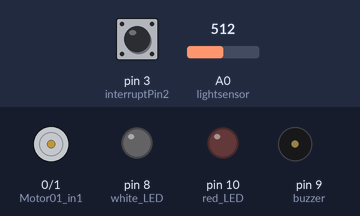
A sketch run on a simulated Arduino Uno, built with avr-gcc and run on an emulated ATmega328P. Shown: motor-driver pin pairs drawn as motors (green arrow = first pin HIGH = forward, orange = second pin HIGH = backward, longer = more drive, scaled by the enable pin), output pins drawn as LEDs (lit = HIGH), buzzer (waves = sounding, pin HIGH). The test bench sets the inputs (shaded band); at power-on: pin 3 (interruptPin2) LOW, A0 (lightsensor) = 512.

Above: at 1.2 s.
1.3 s: pin 3 (interruptPin2) pulled HIGH for 0.15 s
At 2.7 s:
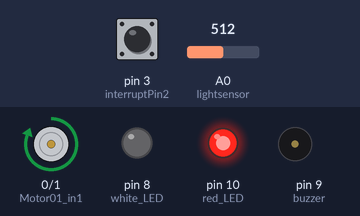
4.4 s: A0 (lightsensor) set to 219
At 5.8 s:
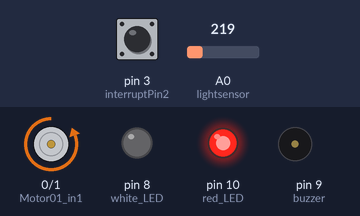
6.6 s: A0 (lightsensor) set to 190
At 8.4 s:
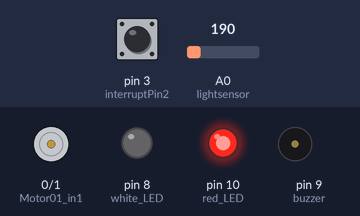
Timing chart, 0 to 10.1 s (numbered marks = the images above; inputs shaded):
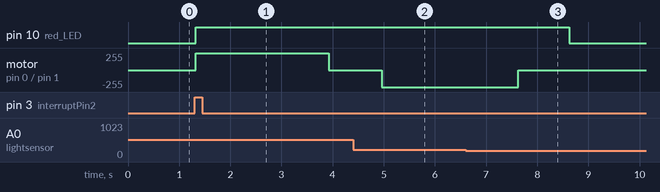

The sketch:

denkidensya_integration.ino
```cpp
//denkidensyaの統合版プログラム(実際の動作用)

//モータドライブ回路
int Motor01_in1 = 0;
int Motor01_in2 = 1;
int PWM = 6;

// センサ回路
int lightsensor = A0;

// スイッチ,status回路
int SW_input = 3;
int white_LED = 8;
int buzzer = 9;
int red_LED = 10;

//PIN_3を外部割り込みのピンに設定する
volatile const byte interruptPin2 = SW_input;

// スイッチstatus回路の変数
volatile int go_check = 0;
volatile int before_SW = 0, after_SW = 0;

//変数
volatile int change = 0;

void setup() {
  // モータドライブ部
  pinMode(Motor01_in1, OUTPUT);
  pinMode(Motor01_in2, OUTPUT);
  digitalWrite(Motor01_in2, LOW);

  // センサ部
  pinMode(lightsensor, INPUT);

  // スイッチ,status部
  pinMode(white_LED, OUTPUT);
  pinMode(buzzer, OUTPUT);
  pinMode(red_LED, OUTPUT);

  digitalWrite(white_LED, LOW);
  digitalWrite(red_LED, LOW);
  digitalWrite(buzzer, LOW);

  //外部割り込みのピンにプルアップ抵抗をつける
  pinMode(interruptPin2, INPUT);

  //外部割り込みを許可する
  attachInterrupt(digitalPinToInterrupt(interruptPin2), interrupt_SW, RISING);

  //チャタリング防止する
  PCIFR = _BV(PCIF1);

  // sensor debug
  //Serial.begin(9600);
}
  int i=0;
void loop() {
  // 変数定義

  float x = 0, voltage = 0;

  // センサ入力
  x = analogRead(lightsensor);
  voltage = x * (5.0 / 1024.0);

  // スイッチ
  go_check = 1;

  // スイッチON時
  if (after_SW == 1) {
    detachInterrupt(digitalPinToInterrupt(interruptPin2));

    // 白LEDを消灯
    digitalWrite(white_LED, LOW);
    // スイッチ入力ができないように、赤LEDをONにする
    digitalWrite(red_LED, HIGH);

    // 処理(スイッチON時の)
    if (change == 0) {
      // モータ正転
      digitalWrite(Motor01_in1, HIGH);
      analogWrite(PWM, 255);  //PWM設定値:0～255　255=5V
      delay(100);
      //analogWrite(PWM, 100);  //PWM設定値:0～255　255=5V
      delay(2500);
      // モータ正転を停止
      digitalWrite(Motor01_in1, LOW);
      analogWrite(PWM, 0);
      delay(1000);
      change = 1;
    } else if (change == 1) {
      // モータ反転
      digitalWrite(Motor01_in2, HIGH);
      analogWrite(PWM, 255);  //128=2.5V
                              // delay(2500);
      delay(500);

      //debug
      // Serial.print(voltage);
      //Serial.println("V");

      // フォトカプラの光を遮蔽したとき
      if (voltage < 1.0) {
        // モータ反転を停止
        digitalWrite(Motor01_in2, LOW);
        analogWrite(PWM, 0);
        delay(1000);
        change = 0;

        // 終了して、赤LEDをOFFにする
        digitalWrite(red_LED, LOW);
        delay(100);
        go_check = 0;
        after_SW = 0;
        attachInterrupt(digitalPinToInterrupt(interruptPin2), interrupt_SW, RISING);
      }
    }

  } else if (after_SW == 0) {
    //特になし
  } else {
    //エラー処理
  }

  // 待機タイム(いつでもスタート可能)
  if (go_check == 1) {

    if(i==0)
    {
      //digitalWrite(white_LED, HIGH);
    }
    else
    {}

    delay(20);
    //delay(6000);
  } else {
    // 特になし
  }

  delay(20);
}

// 外部割り込み(スイッチ)
void interrupt_SW() {
  delay(20);

  if (go_check == 0) {
    after_SW = 0;
  } else if (go_check == 1) {
    after_SW = 1;
    digitalWrite(white_LED, LOW);
  } else {
    // エラー処理
  }
}
```

Measured:
- the behaviour switches between 205 and 204 on A0 (lightsensor) (found by bisection; images 2 and 3)
- after the input at 1.3 s, pin 10 (red_LED): LOW → HIGH at once; motor on pin 0 (Motor01_in1) / pin 1 (Motor01_in2): stopped → forward 255/255 at once, → stopped 2.6 s later
- after the input at 6.6 s, pin 10 (red_LED): HIGH → LOW after 2.0 s; motor on pin 0 (Motor01_in1) / pin 1 (Motor01_in2): backward 255/255 → stopped after 1.0 s
